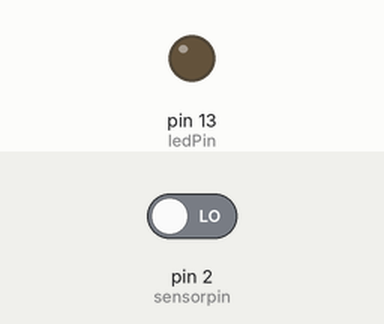
Simulated run of this sketch. Board: Arduino Uno, built with avr-gcc and run on an emulated ATmega328P. Shown: output pins drawn as LEDs (lit = HIGH). The inputs (shaded band) are chosen by the test bench; at power-on: pin 2 (sensorpin) LOW.

Above: at 1.2 s.
1.3 s: pin 2 (sensorpin) driven HIGH
At 2.4 s:
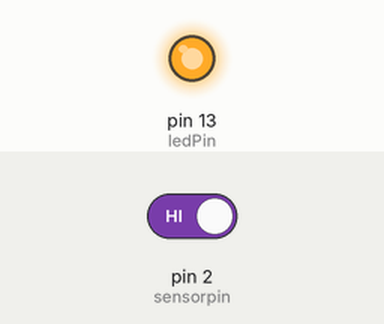
Timing chart, 0 to 7.8 s (numbered marks = the images above; inputs shaded):
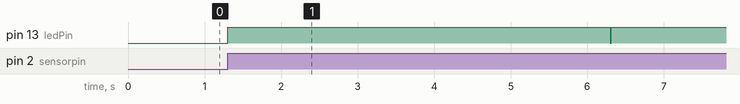

Measured:
- after the input at 1.3 s, pin 13 (ledPin): LOW → HIGH at once, → LOW 5.0 s later, → HIGH 0.01 s later

The sketch:

shengkongLED.ino
```cpp
int sensorpin =  2;
int ledPin = 13;      // select the pin for the LED
void setup() {
 pinMode(ledPin, OUTPUT);
 pinMode(sensorpin, INPUT);
  Serial.begin(9600);
}
void loop() {
  if(digitalRead(sensorpin)==HIGH)
  {
     digitalWrite(ledPin,HIGH);
     delay(5000);
     digitalWrite(ledPin,LOW);
  }
 delay(10);
}
```
